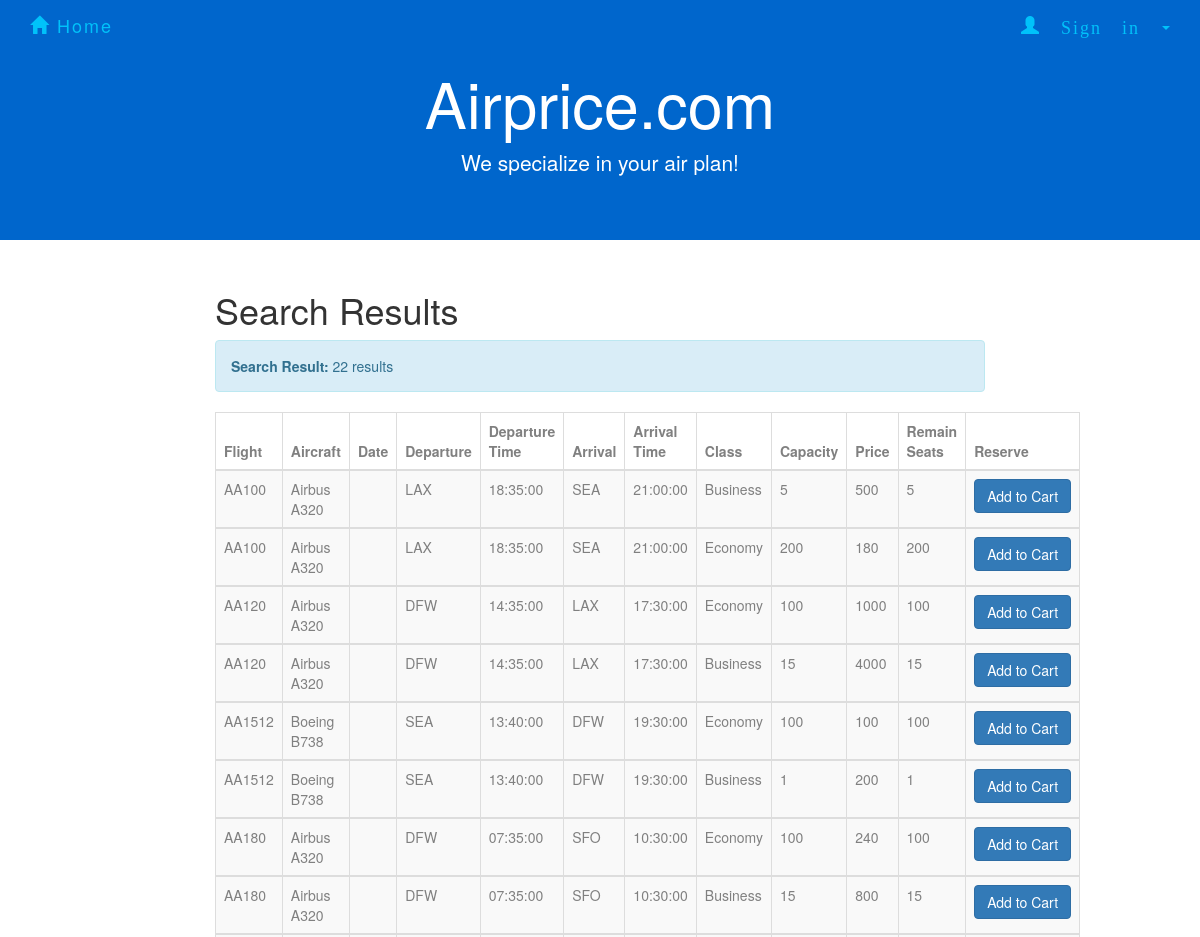
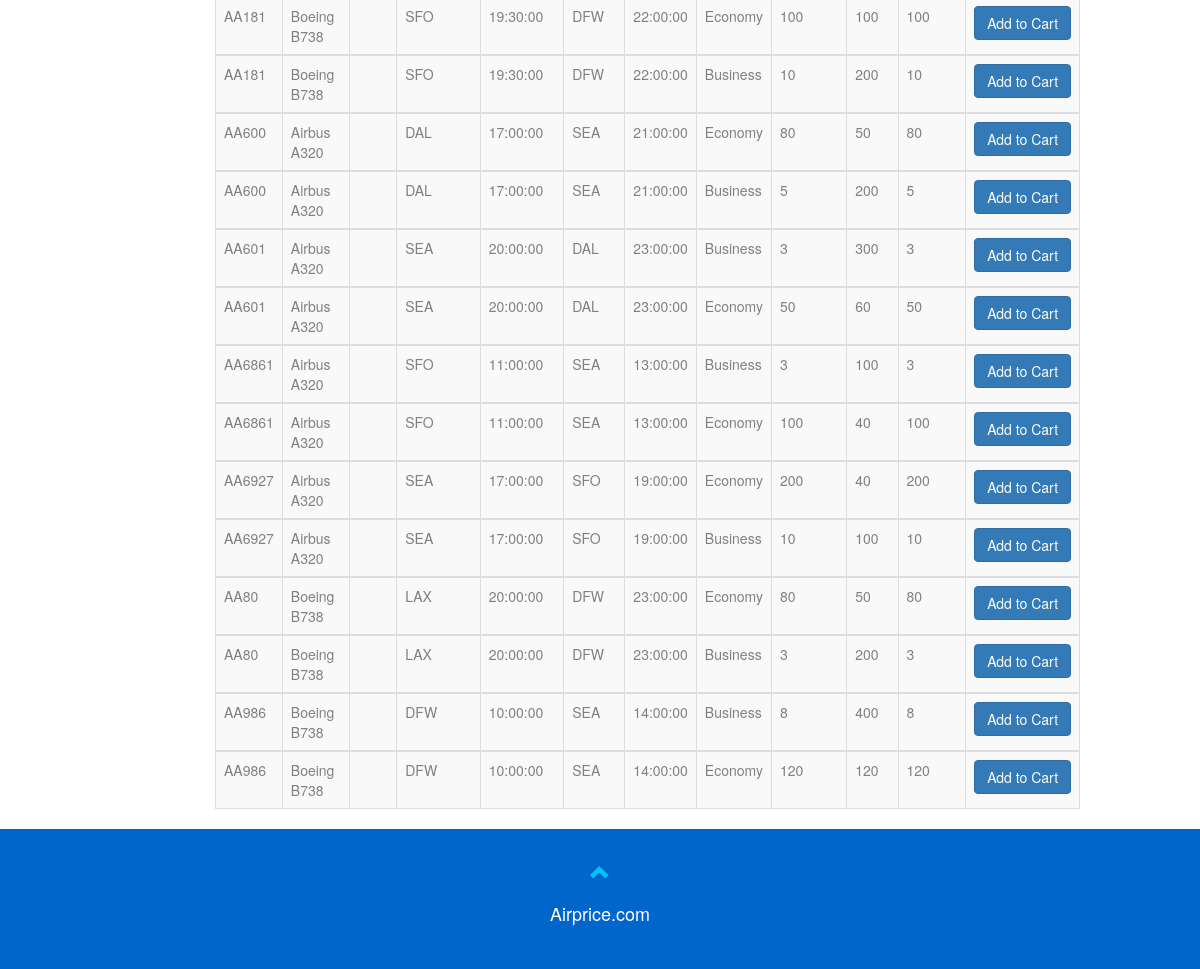
Page /demo/SearchResultAll.php on the committed database (2 pictures, top to bottom).
### tables this page shows
CREATE TABLE `flight` (
  `number` varchar(20) NOT NULL,
  `airplane_id` varchar(10) NOT NULL,
  `departure` varchar(10) NOT NULL,
  `d_time` time NOT NULL,
  `arrival` varchar(10) NOT NULL,
  `a_time` time NOT NULL
);

CREATE TABLE `class` (
  `number` varchar(10) NOT NULL,
  `name` varchar(20) NOT NULL,
  `capacity` int(11) NOT NULL,
  `price` float NOT NULL
);

CREATE TABLE `airplane` (
  `ID` varchar(10) NOT NULL,
  `type` varchar(10) NOT NULL,
  `company` varchar(20) NOT NULL
);

### demo/SearchResultAll.php (the view, shortened to what this page needs)
<!DOCTYPE html>
<html>
<html lang="en">
<head>
    <link rel="stylesheet" href="http://maxcdn.bootstrapcdn.com/bootstrap/3.3.5/css/bootstrap.min.css">
    <link rel="stylesheet" href="forcompany.css">
    <link rel="stylesheet" href="homepage.css">
    <link rel="stylesheet" href="AdminSignin.css">
  <link rel="stylesheet" type="text/css" href="Search.css">
 </head>
<body>
<nav class="navbar navbar-default navbar-fixed-top">
        <div class="container">
            <div class="navbar-header">
                <a class="navbar-brand" href="homepage.html"><span class="glyphicon glyphicon-home"></span> Home</a>
            </div>
            <div class="collapse navbar-collapse" id="myNavbar">
                <ul class="nav navbar-nav navbar-right">
                    <li class="dropdown" id = "new">
                        <a class="dropdown-toggle" data-toggle="dropdown" href="#"><span class="glyphicon glyphicon-user"> Sign in&nbsp;</span><span class="caret"></span>
                        </a>
                          </li>
                        </ul>
            </div>
        </div>
    </nav>
<div class="jumbotron text-center">
        <h1>Airprice.com</h1>
        <p>We specialize in your air plan!</p>
</div>
<div class="container-fluid text-center">
  <div class="row content">
    <div class="col-sm-2 sidenav">
    </div>
    <div class="col-sm-8 text-left">
      <h1>Search Results</h1>
<?php
include_once 'dbconnect2.php';
$selectdate = $_POST["selectdate"];
global $sql, $availableNumber;
    $sql = "SELECT *
            FROM flight FL,  class C, airplane AP
            WHERE (FL.number = C.number) AND (FL.airplane_id = AP.ID)
            ORDER BY FL.number";
$result = mysqli_query($con,$sql);
$rowcount = mysqli_num_rows($result);
if($rowcount == 0){
    echo "<div class='alert alert-info'><strong>Search Result: </strong>".$rowcount." result</div>";
}
else{
echo "<div class='alert alert-info'><strong>Search Result: </strong>".$rowcount." results</div>";
echo "<table class='table table-bordered table-striped table-hover'>
      <thead>
      <tr>
        <th>Flight</th>
        <th>Aircraft</th>
        <th>Date</th>
        <th>Departure</th>
        <th>Departure Time</th>
        <th>Arrival</th>
        <th>Arrival Time</th>
        <th>Class</th>
        <th>Capacity</th>
        <th>Price</th>
        <th>Remain Seats</th>
        <th>Reserve</th>
      </tr>
      </thead>";
while($row = mysqli_fetch_array($result)) {
    echo "<tbody><tr>";
    echo "<td>" . $row['number'] . "</td>";
    echo "<td>" . $row['company']." ".$row['type']. "</td>";
    echo "<td>" . $selectdate . "</td>";
    echo "<td>" . $row['departure'] . "</td>";
    echo "<td>" . $row['d_time'] . "</td>";
    echo "<td>" . $row['arrival'] . "</td>";
    echo "<td>" . $row['a_time'] . "</td>";
    echo "<td>" . $row['name'] . "</td>";
    echo "<td>" . $row['capacity'] . "</td>";
    echo "<td>" . $row['price'] . "</td>";
        $seatreserved = "SELECT flightno, classtype, COUNT(*)
                    FROM book B
                    WHERE B.date = '".$selectdate."' AND B.flightno = '".$row['number']."'AND B.classtype ='".$row['name']."' AND paid=1
                    GROUP BY flightno, classtype";
        $reserved = mysqli_query($con, $seatreserved);
        $reservedNumber = mysqli_fetch_array($reserved);
        $capacity = mysqli_query($con, "SELECT capacity FROM class C WHERE C.number='".$row['number']."' AND C.name= '".$row['name']."'");
        $capacityNumber = mysqli_fetch_array($capacity);
        if(mysqli_num_rows($reserved)>0){
            $availableNumber = $capacityNumber['capacity'] - $reservedNumber['COUNT(*)'];
        }else{
            $availableNumber = $capacityNumber['capacity'];
        }
        echo "<td>".$availableNumber."</td>";
    if($availableNumber>0){
    echo '<td>
        <form action="shoppingcart.php" method="post">
        <input type="hidden" name="flightno" value="'.$row['number'].'">
        <input type="hidden" name="classtype" value="'.$row['name'].'">
        <input type="hidden" name="price" value="'.$row['price'].'">
        <input type="hidden" name="date" value="'.$selectdate.'">
        <input type="hidden" name="type" value="all">
        <button type="submit" class="btn btn-primary">Add to Cart</button>
        </form>
        </td>';
    }else{
        echo "<td><button type='button' class='btn btn-warning' onclick='myFunction()'>Not Available</button></td>";
    }
    echo "</tr>";
}
echo " </tbody></table>";
}
?>
    </div>
  </div>
</div>
<footer class="container-fluid text-center">
        <a href="#signUpPage" title="To Top">
            <span class="glyphicon glyphicon-chevron-up"></span>
        </a>
        <p>Airprice.com</p>
</footer>
</body>
</html>

### demo/forcompany.css (style rules this page uses)
.jumbotron { background-color: #0066cc; color: #ffffff; }
.navbar { margin-bottom: 0; background-color: #0066cc; border: 0; font-size: 18px !important; letter-spacing: 2px; opacity: 0.9; }
.navbar li a, .navbar .navbar-brand { color: #00ccff !important; }
footer { background-color: #0066cc; color: #fff; padding: 32px; font-size: 18px; }
footer .glyphicon { font-size: 20px; margin-bottom: 20px; color: #00ccff; opacity: 0.9; }

### demo/AdminSignin.css (style rules this page uses)
th { width: 50px; height: 10px; color: gray; }
td { color: gray; }

### demo/Search.css (style rules this page uses)
.jumbotron { background-color: #0066cc; color: #ffffff; }
.navbar { margin-bottom: 0; background-color: #0066cc; border: 0; font-size: 18px !important; letter-spacing: 2px; opacity: 0.9; }
.navbar li a, .navbar .navbar-brand { color: #00ccff !important; }
footer { background-color: #0066cc; color: #fff; padding: 32px; font-size: 18px; }
footer .glyphicon { font-size: 20px; margin-bottom: 20px; color: #00ccff; opacity: 0.9; }

### rows in the picture
flight: class.number "AA100", airplane.company "Airbus", airplane.type "A320", departure "LAX", d_time "18:35:00", arrival "SEA", a_time "21:00:00", class.name "Business", class.capacity "5", class.price "500", class.name "Economy", class.capacity "200", class.price "180"
flight: class.number "AA120", airplane.company "Airbus", airplane.type "A320", departure "DFW", d_time "14:35:00", arrival "LAX", a_time "17:30:00", class.name "Economy", class.capacity "100", class.price "1000", class.name "Business", class.capacity "15", class.price "4000"
flight: class.number "AA1512", airplane.company "Boeing", airplane.type "B738", departure "SEA", d_time "13:40:00", arrival "DFW", a_time "19:30:00", class.name "Economy", class.capacity "100", class.price "100", class.name "Business", class.capacity "1", class.price "200"
flight: class.number "AA180", airplane.company "Airbus", airplane.type "A320", departure "DFW", d_time "07:35:00", arrival "SFO", a_time "10:30:00", class.name "Economy", class.capacity "100", class.price "240", class.name "Business", class.capacity "15", class.price "800"
flight: class.number "AA181", airplane.company "Boeing", airplane.type "B738", departure "SFO", d_time "19:30:00", arrival "DFW", a_time "22:00:00", class.name "Economy", class.capacity "100", class.price "100", class.name "Business", class.capacity "10", class.price "200"
flight: class.number "AA600", airplane.company "Airbus", airplane.type "A320", departure "DAL", d_time "17:00:00", arrival "SEA", a_time "21:00:00", class.name "Economy", class.capacity "80", class.price "50", class.name "Business", class.capacity "5", class.price "200"
flight: class.number "AA601", airplane.company "Airbus", airplane.type "A320", departure "SEA", d_time "20:00:00", arrival "DAL", a_time "23:00:00", class.name "Business", class.capacity "3", class.price "300", class.name "Economy", class.capacity "50", class.price "60"
flight: class.number "AA6861", airplane.company "Airbus", airplane.type "A320", departure "SFO", d_time "11:00:00", arrival "SEA", a_time "13:00:00", class.name "Business", class.capacity "3", class.price "100", class.name "Economy", class.capacity "100", class.price "40"
flight: class.number "AA6927", airplane.company "Airbus", airplane.type "A320", departure "SEA", d_time "17:00:00", arrival "SFO", a_time "19:00:00", class.name "Economy", class.capacity "200", class.price "40", class.name "Business", class.capacity "10", class.price "100"
flight: class.number "AA80", airplane.company "Boeing", airplane.type "B738", departure "LAX", d_time "20:00:00", arrival "DFW", a_time "23:00:00", class.name "Economy", class.capacity "80", class.price "50", class.name "Business", class.capacity "3", class.price "200"
flight: class.number "AA986", airplane.company "Boeing", airplane.type "B738", departure "DFW", d_time "10:00:00", arrival "SEA", a_time "14:00:00", class.name "Business", class.capacity "8", class.price "400", class.name "Economy", class.capacity "120", class.price "120"

### other values in the picture
$rowcount "22"
